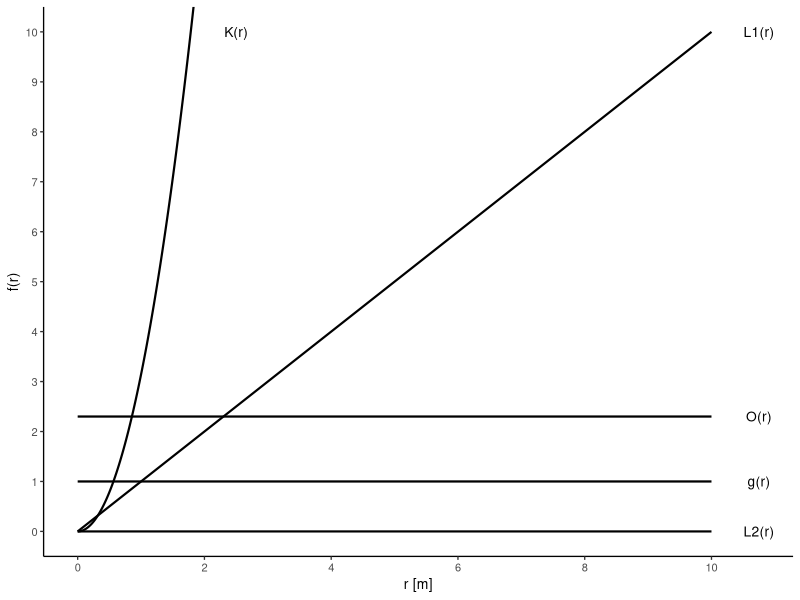
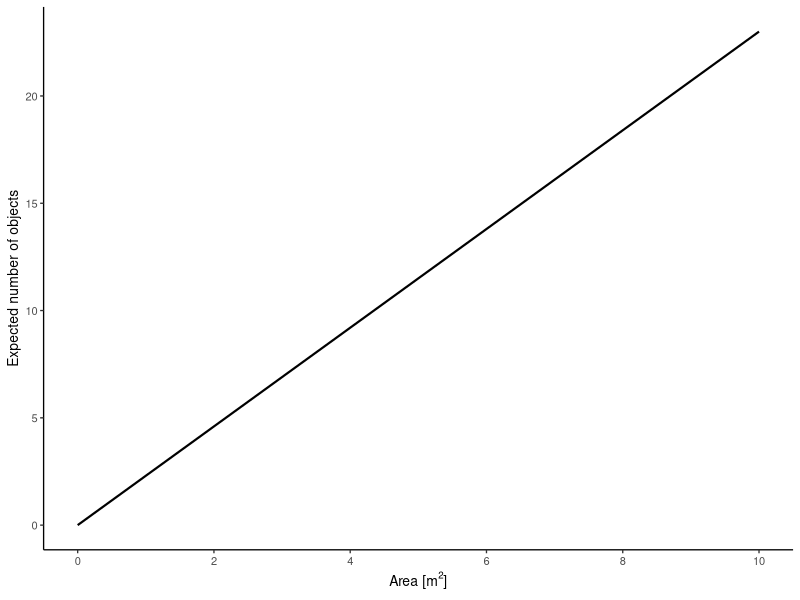

Generate these figures, in order, with R:
library(tidyverse)


lambda <- 2.3

area <- seq(from = 0, to = 10)

expec_objects <- area * lambda

plot_expect <- ggplot() + 
  geom_line(aes(x = area, y = expec_objects), size = 0.75) + 
  scale_x_continuous(name = expression(paste("Area [", m^2, "]")), breaks = seq(from = 0, to = 10, by = 2)) + 
  scale_y_continuous(name = "Expected number of objects", breaks = seq(from = 0, to = 25, by = 5)) + 
  theme_classic(base_size = 10)

r <- seq(from = 0, to = 10, length.out = 525)

g_r <- tibble::tibble(r = r, value = 1, method = "g(r)")
o_r <- tibble::tibble(r = r, value = 1 * lambda, method = "O(r)")
k_r <- tibble::tibble(r = r, value =  pi * r ^ 2, method = "K(r)")
l1_r <- tibble::tibble(r = r, value =  r, method = "L1(r)")
l2_r <- tibble::tibble(r = r, value = r - r, method = "L2(r)")

summary_funs <- rbind(g_r, o_r, k_r, l1_r, l2_r) %>% 
  dplyr::mutate(method = forcats::as_factor(method))

summary_funs_label <- dplyr::filter(summary_funs, r == max(r)) %>% 
  dplyr::mutate(r = max(r))

summary_funs_label$r[3] <- 1.75
summary_funs_label$value[3] <- 10


plot_fun <- ggplot(data = summary_funs) + 
  geom_line(aes(x = r, y = value, group = method), size = 0.75) + 
  geom_text(data = summary_funs_label,
            aes(label = method, x = r + 0.75, y = value), size = 3.5) + 
  coord_cartesian(ylim = c(0, 10)) +
  scale_x_continuous(name = "r [m]", breaks = seq(from = 0, to = 10, by = 2)) + 
  scale_y_continuous(name = "f(r)", breaks = seq(from = 0, to = 10, by = 1)) + 
  theme_classic(base_size = 10)

ggsave(plot = plot_fun, 
       filename = "C:/Users/Maximilian/ownCloud/03_Lehre/Internationalisierung_der_Lehre/Kirk/Material/plot_fun.png", 
       dpi = 300, width = 10, height = 7.5, units = "cm")

ggsave(plot = plot_expect, 
       filename = "C:/Users/Maximilian/ownCloud/03_Lehre/Internationalisierung_der_Lehre/Kirk/Material/plot_expect.png", 
       dpi = 300, width = 10, height = 7.5, units = "cm")
